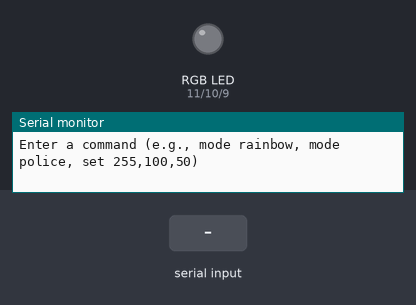
Bench run of a sketch on a simulated Arduino Uno, built with avr-gcc and run on an emulated ATmega328P. Shown: an RGB LED mixed from three pins (HIGH = lit), the last lines printed to the serial monitor. The test bench sets the inputs (shaded band).

Above: at 1.2 s.
1.3 s: "set 90\n" received over Serial
At 2.2 s:
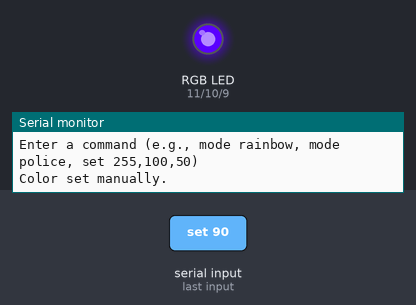
2.8 s: "set ,45\n" received over Serial
At 3.4 s:
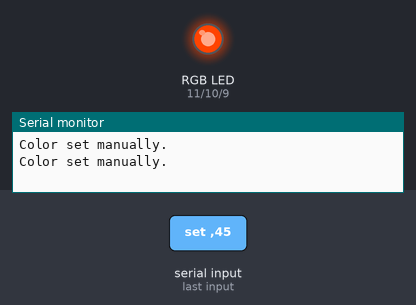
4.3 s: "set 90,45,200\n" received over Serial
At 5.5 s:
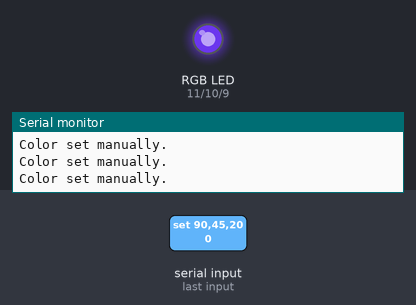
5.8 s: "set 90\n" received over Serial
At 6.8 s:
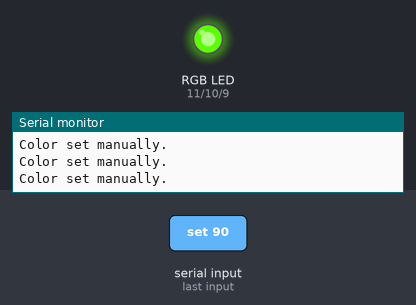
Timing chart, 0 to 8.3 s (numbered marks = the images above; inputs shaded):
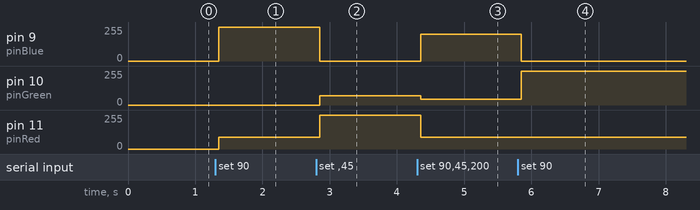

The sketch:

Serial-Controlled_RGB_Animation_Modes.ino
```cpp
char serialBuffer[32];
int redValue, greenValue, blueValue;
int pinRed = 11;
int pinGreen = 10;
int pinBlue = 9;

String currentMode = "off";
unsigned long lastUpdate = 0;
int animationStep = 0;

void setup() {
  Serial.begin(9600);
  pinMode(pinRed, OUTPUT);
  pinMode(pinGreen, OUTPUT);
  pinMode(pinBlue, OUTPUT);
  Serial.println("Enter a command (e.g., mode rainbow, mode police, set 255,100,50)");
}

void loop() {
  readSerialCommands();
  handleCurrentMode();
}

void readSerialCommands() {
  if (Serial.available()) {
    delay(50);
    int len = Serial.readBytesUntil('\n', serialBuffer, sizeof(serialBuffer) - 1);
    serialBuffer[len] = '\0';

    String input = String(serialBuffer);
    input.trim();

    if (input.startsWith("mode ")) {
      currentMode = input.substring(5);
      Serial.print("Mode set to: ");
      Serial.println(currentMode);
    } else if (input.startsWith("set ")) {
      int r, g, b;
      sscanf(input.c_str(), "set %d,%d,%d", &r, &g, &b);
      redValue = constrain(r, 0, 255);
      greenValue = constrain(g, 0, 255);
      blueValue = constrain(b, 0, 255);
      analogWrite(pinRed, redValue);
      analogWrite(pinGreen, greenValue);
      analogWrite(pinBlue, blueValue);
      currentMode = "static";
      Serial.println("Color set manually.");
    }
  }
}

void handleCurrentMode() {
  unsigned long now = millis();
  if (now - lastUpdate < 100) return;
  lastUpdate = now;

  if (currentMode == "rainbow") {
    redValue = (sin(animationStep * 0.1) * 127) + 128;
    greenValue = (sin(animationStep * 0.1 + 2) * 127) + 128;
    blueValue = (sin(animationStep * 0.1 + 4) * 127) + 128;
    applyRGB();
    animationStep++;
  }

  else if (currentMode == "police") {
    if ((animationStep / 5) % 2 == 0) {
      analogWrite(pinRed, 255);
      analogWrite(pinBlue, 0);
    } else {
      analogWrite(pinRed, 0);
      analogWrite(pinBlue, 255);
    }
    analogWrite(pinGreen, 0);
    animationStep++;
  }

  else if (currentMode == "calm") {
    int breathe = (sin(animationStep * 0.05) * 127) + 128;
    analogWrite(pinRed, 0);
    analogWrite(pinGreen, breathe / 2);
    analogWrite(pinBlue, breathe);
    animationStep++;
  }

  else if (currentMode == "static") {
    // static color already applied
  }

  else {
    analogWrite(pinRed, 0);
    analogWrite(pinGreen, 0);
    analogWrite(pinBlue, 0);
  }
}

void applyRGB() {
  analogWrite(pinRed, redValue);
  analogWrite(pinGreen, greenValue);
  analogWrite(pinBlue, blueValue);
}
```

Measured:
- after the input at 1.3 s, pin 9 (pinBlue): 0/255 → 255/255 after 0.05 s; pin 11 (pinRed): 0/255 → 90/255 after 0.05 s
- after the input at 2.8 s, pin 9 (pinBlue): 255/255 → 0/255 after 0.05 s; pin 10 (pinGreen): 0/255 → 68/255 after 0.05 s; pin 11 (pinRed): 90/255 → 255/255 after 0.05 s
- after the input at 4.3 s, pin 9 (pinBlue): 0/255 → 200/255 after 0.05 s; pin 10 (pinGreen): 68/255 → 45/255 after 0.05 s; pin 11 (pinRed): 255/255 → 90/255 after 0.05 s
- after the input at 5.8 s, pin 9 (pinBlue): 200/255 → 0/255 after 0.05 s; pin 10 (pinGreen): 45/255 → 255/255 after 0.05 s
